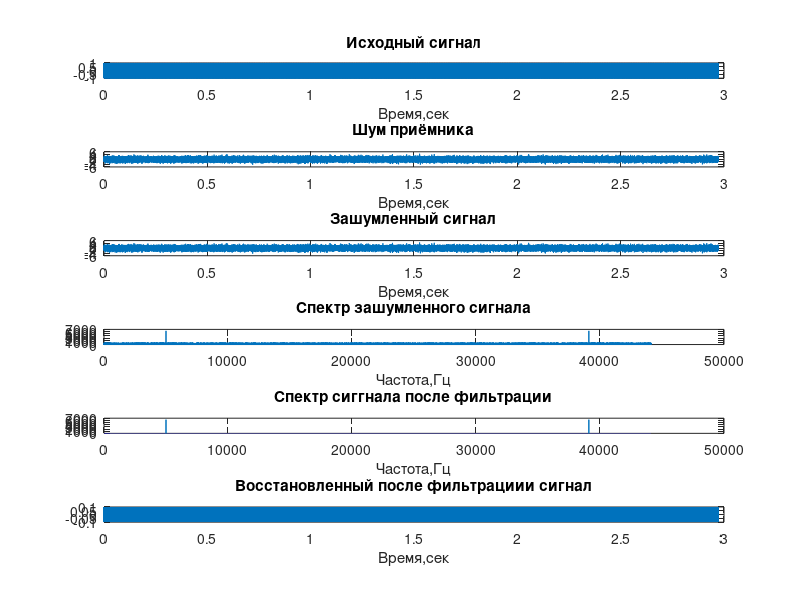

The MATLAB source for this figure:
%% Параметры моделируемого сигнала
clear variables;
close all;
T = 3;			% желаемая длительность генерируемого сигнала
fd = 44100;		% частота дискретизации
f = 5000;		% частота генерируемого сигнала

tt = linspace(0, T, T * fd);	        % создание вектора времени
N = 2 ^ (nextpow2(length(tt)) - 1);     % оптимизация количества элементов (выравнивание до ближайшей степени двойки)
tt = tt(1:N);
ff = linspace(0, fd, N);				% расчёт частот гармоник

%% Моделирование сигнала

signal = sin(2*pi*f*tt);	% создание вектора сигнала
%% Моделирование шума
rng('default');

noise = randn(size(tt));
plot(tt,signal,tt,noise)
%% Моделирование суперпозиции сигнала и шума

mix = 0.1 * signal + noise;		% сложение 0.1 * сигнал + шум
%% разложение сигнала в спектр

MIX = fft(mix);
plot(ff,abs(MIX))
%% подавление шума

MIX_filtered = MIX;
MIX_filtered(abs(MIX_filtered)<2000) = 0;
plot(ff,abs(MIX_filtered))
%% Восстановление сигнала

mix_filtered = ifft(MIX_filtered);
plot(tt,mix_filtered)
%% Визуализация
subplot(6,1,1)
plot(tt,signal)
xlabel('Время,сек')
title('Исходный сигнал')

subplot(6,1,2)
plot(tt,noise)
xlabel('Время,сек')
title('Шум приёмника')

subplot(6,1,3)
plot(tt,mix)
xlabel('Время,сек')
title('Зашумленный сигнал')

subplot(6,1,4)
plot(ff,abs(MIX))
xlabel('Частота,Гц')
title('Спектр зашумленного сигнала')

subplot(6,1,5)
plot(ff,abs(MIX_filtered))
xlabel('Частота,Гц')
title('Спектр сиггнала после фильтрации')

subplot(6,1,6)
plot(tt,mix_filtered)
xlabel('Время,сек')
title('Восстановленный после фильтрациии сигнал')